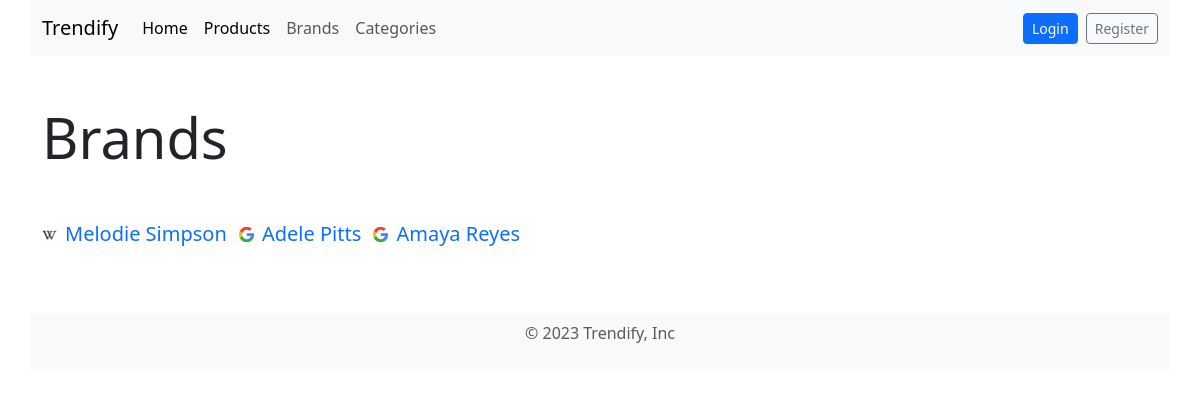
/brands/, run on the app's committed database.
### brands/models.py (models this page shows, shortened)
class Brand(models.Model):
    name = models.CharField(max_length=255)
    slug = models.SlugField(unique=True)
    description = models.TextField()
    image = models.ImageField(
        upload_to='brands/', blank=True, null=True, default=None)

### brands/views.py (the view)
# urls.py: path('', BrandListView.as_view(), name="brand-list"),
class BrandListView(ListView):
    model = Brand

### brands/templates/brands/brand_list.html
{% extends 'no_sidebar_base.html' %}
{% block content %}
<div class="display-4">Brands</div>
<ul class="list-inline mt-5">
    {% for brand in brand_list %}
    <li class="list-inline-item">
        <a href="{% url 'brand-detail' brand.slug %}" class="d-flex align-items-center text-decoration-none fs-5">
            <img src="{{ brand.image.url }}" class="img-fluid me-2" alt="{{ brand.name }} logo" width="15">
            {{ brand.name }}
        </a>
    </li>
    {% endfor %}
</ul>
{% endblock %}

### data on the page
Brand: image (picture), name "Melodie Simpson"
Brand: image (picture), name "Adele Pitts"
Brand: image (picture), name "Amaya Reyes"
